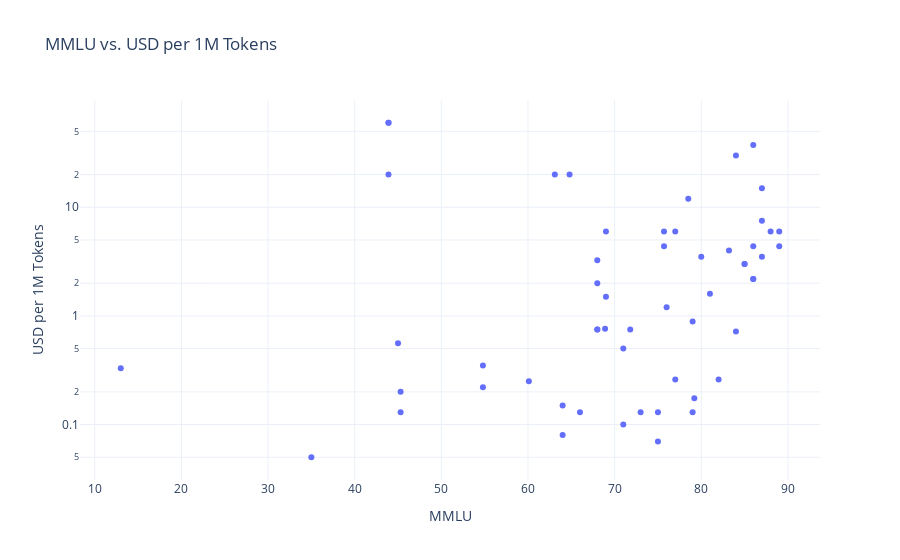

Notebook code cell kept with this figure:
### Markdown cell above
## Explore the data

### Code cell
# Plot 'MMLU' vs. 'USD per 1M Tokens'
fig = px.scatter(aa_df, x='MMLU', y='USD per 1M Tokens', hover_data=['Model Name'], title='MMLU vs. USD per 1M Tokens')
fig.update_layout(yaxis_type='log')
fig.show()

### Figure 1 — Plotly figure (JSON) as saved in the notebook; plotly's stock layout.template omitted (floating-point values rounded to 4 significant figures)
{"data": [{"customdata": [["GPT-3"], ["GPT-3"], ["GPT-3"], ["GPT-3.5"], ["GPT-4"], ["GPT-3.5 Turbo"], ["GPT-3.5 Turbo"], ["Llama-2-Chat-7B"], ["Llama-2-Chat-13B"], ["GPT-3.5 Turbo"], ["GPT-4 Turbo"], ["Llama 2-70B Chat"], ["Llama 2-7B"], ["Llama 2-13B"], ["GPT-3"], ["GPT-3.5 Turbo"], ["Mistral-Small-2024-02"], ["Mistral-Large-2024-02"], ["Claude-3-Haiku"], ["Claude-3-Sonnet"], ["Claude-3-Opus"], ["Llama-3-Instruct-70B"], ["Llama-3-Instruct-8B"], ["Mistral-8x22"], ["Llama 2-13B"], ["Llama 2-7B"], ["Gemini-1.5-Pro-2024-05"], ["Gemini-1.5-Flash-2024-05"], ["GPT-4o-2024-05"], ["Mistral-Large-2-2024-06"], ["Mistral-NeMo"], ["Claude-3.5-Haiku"], ["Gemma-2-27B"], ["Claude-3.5-Sonnet-2024-06"], ["Gemma-2-9B"], ["GPT-4o-mini"], ["Llama-3.1-Instruct-70B"], ["Llama-3.1-Instruct-405B"], ["Llama-3.1-Instruct-8B"], ["GPT-4o-2024-08"], ["Claude 2.1"], ["Claude 2"], ["Gemini 1.0 Pro"], ["Claude Instant"], ["Cohere Command"], ["Command R"], ["Command R+"], ["Cohere Command Light"], ["Gemini-1.5-Pro-2024-09"], ["Gemini-1.5-Flash-2024-09"], ["Llama-3.2-Instruct-1B"], ["Llama-3.2-Instruct-3B"], ["DeepSeek-Coder-V2 236B"], ["o1-preview"], ["Jamba 1.5-Large"], ["o1-mini"], ["Command R+"], ["Mistral 7B"], ["Reka Core"], ["Gemini-1.5-Flash-8B"], ["Claude-3.5-Sonnet-2024-10"], ["GPT-4o-2024-11"], ["Mistral-Large-2-2024-11"], ["o1"], ["DeepSeek-V3"], ["DeepSeek-R1"], ["o1-mini"], ["o3-mini"]], "hovertemplate": "MMLU=%{x}<br>USD per 1M Tokens=%{y}<br>Model Name=%{customdata[0]}<extra></extra>", "legendgroup": "", "marker": {"color": "#636efa", "symbol": "circle"}, "mode": "markers", "name": "", "orientation": "v", "showlegend": false, "type": "scatter", "x": [43.9, 43.9, 43.9, 64.8, 86, 68, 68, 13, 45, 68, 87, 68.9, 45.3, 54.8, 63.1, 68, 69, 69, 71, 77, 84, 79, 64, 76, 54.8, 45.3, 86, 79, 87, 85, 66, 81, 77, 88, 73, 82, 84, 87, 71, 89, null, 78.5, 71.8, null, null, null, 75.7, null, 86, 75, 35, 64, 79.2, null, 80, null, 75.7, 60.1, 83.2, 75, 89, 86, 85, null, null, null, null, null], "xaxis": "x", "y": [60, 60, 20, 20, 37.5, 2, 3.25, 0.33, 0.56, 0.75, 15, 0.7625, 0.2, 0.35, 20, 0.75, 1.5, 6, 0.5, 6, 30, 0.89, 0.15, 1.2, 0.22, 0.13, 2.19, 0.13, 7.5, 3, 0.13, 1.6, 0.26, 6, 0.13, 0.26, 0.72, 3.5, 0.1, 4.38, 12, 12, 0.75, 1.2, 1.625, 0.75, 6, 0.375, 2.19, 0.13, 0.05, 0.08, 0.175, 26.25, 3.5, 5.25, 4.375, 0.25, 4, 0.07, 6, 4.38, 3, 26.25, 0.4775, 0.96, 1.925, 1.925], "yaxis": "y"}], "layout": {"legend": {"tracegroupgap": 0}, "title": {"text": "MMLU vs. USD per 1M Tokens"}, "xaxis": {"anchor": "y", "domain": [0, 1], "title": {"text": "MMLU"}}, "yaxis": {"anchor": "x", "domain": [0, 1], "title": {"text": "USD per 1M Tokens"}, "type": "log"}}}
